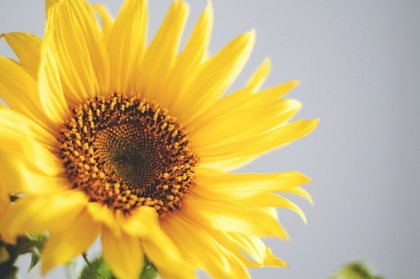
%> input picture flower.jpg, 420 x 279 px, shrunk from 748 x 497 before the run
$ octave --eval "result = MedianFilter(imread('flower.jpg'));"   (GNU Octave 9; MATLAB toolbox functions it lacks are replaced by stand-ins)
%> lines starting %> are read from the running program, lines starting %| are printed output that depends on the picture
### RGBtoGray_Luminance.m
function  Gray_Image  = RGBtoGray_Luminance(RGB_Image)
[r,c,channels]=size(RGB_Image);
Gray_Image =zeros(r,c,'uint8');

  for i=1:r
      for j=1:c
    Gray_Image(i,j)=0.3*RGB_Image(i,j,1)+0.59*RGB_Image(i,j,2)+0.11*RGB_Image(i,j,3);
      end
  end
end

### Padding.m
function imageBorder = Padding( oldImage,sizeMask)
[row,col,ch]=size(oldImage);
paddingImage=zeros(row,col,ch);
boundary=floor(sizeMask/2);
imageBorder=padarray(oldImage,[boundary,boundary],'replicate','both');
[newRow,newCol,n]=size(imageBorder);

end

### MedianFilter.m
function [ Out_image ] = MedianFilter( Input_Image )

if size(Input_Image, 3) > 1
    Input_Image = RGBtoGray_Luminance(Input_Image);
%> after the loop in RGBtoGray_Luminance, `for i=1:r`:
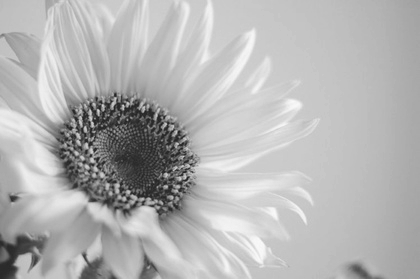
%> Gray_Image: size 279x420 uint8; min 30, max 250, mean 179.7
end
Filter_Size = 3;
[rows, cols] = size(Input_Image);
Padded_Image =Padding(Input_Image, 3);
Smoothed_Image = zeros(rows, cols);

for i = 1:rows
    for j = 1:cols

        Neighborhood = Padded_Image(i:i+Filter_Size-1, j:j+Filter_Size-1);
        Neighborhood_Vector = reshape(Neighborhood, [], 1);
        Median_Value = median(Neighborhood_Vector);
        Smoothed_Image(i, j) = Median_Value;
    end
end

Out_image=uint8(Smoothed_Image);
figure, imshow(Out_image), title('Smoothed Image with Median Filter ');
end
%> in Padding, `imageBorder=padarray(oldImage,[boundary,boundary],'replicate','both');`:
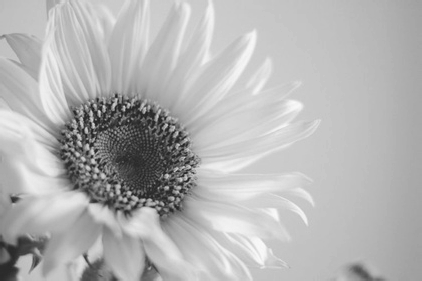
%> imageBorder: size 281x422 uint8; min 30, max 250, mean 179.6
